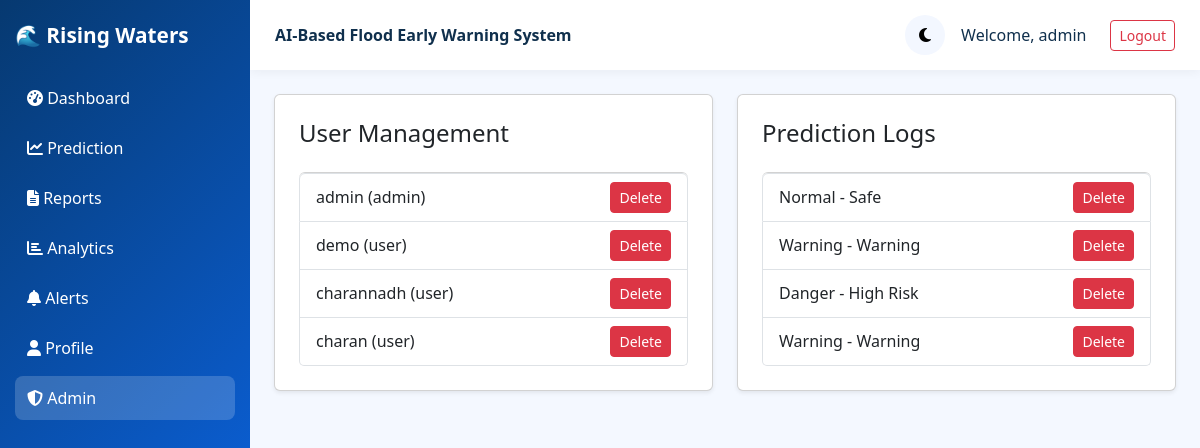
The page /admin (signed in) on the database its author committed.
### tables this page shows
CREATE TABLE users (
            id INTEGER PRIMARY KEY AUTOINCREMENT,
            username TEXT UNIQUE NOT NULL,
            email TEXT UNIQUE NOT NULL,
            password TEXT NOT NULL,
            role TEXT DEFAULT 'user',
            phone TEXT,
            location TEXT,
            created_at TEXT NOT NULL
        );

CREATE TABLE predictions (
            id INTEGER PRIMARY KEY AUTOINCREMENT,
            user_id INTEGER,
            water_level REAL,
            rainfall REAL,
            temperature REAL,
            humidity REAL,
            river_flow REAL,
            soil_moisture REAL,
            water_velocity REAL,
            previous_flood_history REAL,
            prediction_label TEXT,
            confidence REAL,
            risk_level TEXT,
            created_at TEXT NOT NULL
        );

### app.py (the view)
@app.route("/admin")
def admin():
    if not require_login() or session.get("role") != "admin":
        flash("Only administrators can access this page.", "danger")
        return redirect(url_for("dashboard"))
    conn = get_db_connection()
    users = conn.execute("SELECT * FROM users ORDER BY id").fetchall()
    predictions = conn.execute("SELECT * FROM predictions ORDER BY created_at DESC LIMIT 20").fetchall()
    conn.close()
    return render_template("admin.html", users=users, predictions=predictions)

### app.py (called while the page is built)
def get_db_connection():
    conn = sqlite3.connect(DATABASE_PATH)
    conn.row_factory = sqlite3.Row
    return conn

def require_login():
    if "user_id" not in session:
        flash("Please login to continue.", "warning")
        return False
    return True

@app.context_processor
def inject_user():
    user = None
    if "user_id" in session:
        conn = get_db_connection()
        user = conn.execute("SELECT * FROM users WHERE id = ?", (session["user_id"],)).fetchone()
        conn.close()
    return {"current_user": user}

### templates/admin.html
{% extends 'base.html' %}
{% set active_page = 'admin' %}
{% block content %}
<div class="row g-4">
    <div class="col-lg-6">
        <div class="card shadow-sm p-4">
            <h4>User Management</h4>
            <ul class="list-group mt-3">
                {% for user in users %}
                <li class="list-group-item d-flex justify-content-between align-items-center">
                    <span>{{ user.username }} ({{ user.role }})</span>
                    <form method="post" action="{{ url_for('delete_user', user_id=user.id) }}">
                        <button class="btn btn-sm btn-danger">Delete</button>
                    </form>
                </li>
                {% endfor %}
            </ul>
        </div>
    </div>
    <div class="col-lg-6">
        <div class="card shadow-sm p-4">
            <h4>Prediction Logs</h4>
            <ul class="list-group mt-3">
                {% for item in predictions %}
                <li class="list-group-item d-flex justify-content-between align-items-center">
                    <span>{{ item.prediction_label }} - {{ item.risk_level }}</span>
                    <form method="post" action="{{ url_for('delete_prediction', prediction_id=item.id) }}">
                        <button class="btn btn-sm btn-danger">Delete</button>
                    </form>
                </li>
                {% endfor %}
            </ul>
        </div>
    </div>
</div>
{% endblock %}

### templates/base.html (shortened to what this page needs)
<!DOCTYPE html>
<html lang="en">
<head>
    <link href="https://cdn.jsdelivr.net/npm/bootstrap@5.3.3/dist/css/bootstrap.min.css" rel="stylesheet">
    <link rel="stylesheet" href="https://cdnjs.cloudflare.com/ajax/libs/font-awesome/6.5.2/css/all.min.css">
    <link rel="stylesheet" href="{{ url_for('static', filename='css/style.css') }}">
</head>
<body>
    <div class="sidebar">
        <div class="brand">🌊 Rising Waters</div>
        <a href="{{ url_for('dashboard') }}" class="nav-link {{ 'active' if active_page == 'dashboard' else '' }}"><i class="fas fa-tachometer-alt"></i> Dashboard</a>
        <a href="{{ url_for('prediction') }}" class="nav-link {{ 'active' if active_page == 'prediction' else '' }}"><i class="fas fa-chart-line"></i> Prediction</a>
        <a href="{{ url_for('reports') }}" class="nav-link {{ 'active' if active_page == 'reports' else '' }}"><i class="fas fa-file-alt"></i> Reports</a>
        <a href="{{ url_for('analytics') }}" class="nav-link {{ 'active' if active_page == 'analytics' else '' }}"><i class="fas fa-chart-bar"></i> Analytics</a>
        <a href="{{ url_for('alerts') }}" class="nav-link {{ 'active' if active_page == 'alerts' else '' }}"><i class="fas fa-bell"></i> Alerts</a>
        <a href="{{ url_for('profile') }}" class="nav-link {{ 'active' if active_page == 'profile' else '' }}"><i class="fas fa-user"></i> Profile</a>
        {% if current_user and current_user['role'] == 'admin' %}
        <a href="{{ url_for('admin') }}" class="nav-link {{ 'active' if active_page == 'admin' else '' }}"><i class="fas fa-shield-alt"></i> Admin</a>
        {% endif %}
    </div>
    <div class="content">
        <nav class="topbar">
            <div class="fw-bold">AI-Based Flood Early Warning System</div>
            <div class="d-flex align-items-center gap-3">
                <button id="themeToggle" class="theme-toggle"><i class="fas fa-moon"></i></button>
                {% if current_user %}
                <span class="me-2">Welcome, {{ current_user['username'] }}</span>
                <a href="{{ url_for('logout') }}" class="btn btn-sm btn-outline-danger">Logout</a>
                {% else %}
                <a href="{{ url_for('login') }}" class="btn btn-sm btn-outline-primary">Login</a>
                {% endif %}
            </div>
        </nav>
        <main class="p-4">
            {% block content %}{% endblock %}
        </main>
    </div>
</body>
</html>

### static/css/style.css (style rules this page uses)
body { background: #f4f8ff; color: #10304d; font-family: "Segoe UI", sans-serif; }
.sidebar { width: 250px; background: linear-gradient(135deg, #063970, #0d6efd); color: white; min-height: 100vh; position: fixed; padding: 20px 15px; }
.content { margin-left: 250px; min-height: 100vh; }
.topbar { background: white; padding: 15px 25px; display: flex; justify-content: space-between; align-items: center; box-shadow: 0 2px 10px rgba(0,0,0,0.05); }
.brand { font-size: 1.3rem; font-weight: bold; margin-bottom: 25px; }
.nav-link { color: white; text-decoration: none; display: block; padding: 10px 12px; border-radius: 8px; margin-bottom: 6px; }
.nav-link:hover, .nav-link.active { background: rgba(255,255,255,0.18); }
.theme-toggle { border: none; background: #f3f7ff; border-radius: 50%; width: 40px; height: 40px; }

### rows shown on the page
users: username "admin", role "admin"
users: username "demo", role "user"
users: username "charannadh", role "user"
users: username "charan", role "user"
predictions: prediction_label "Normal", risk_level "Safe"
predictions: prediction_label "Warning", risk_level "Warning"
predictions: prediction_label "Danger", risk_level "High Risk"
predictions: prediction_label "Warning", risk_level "Warning"
